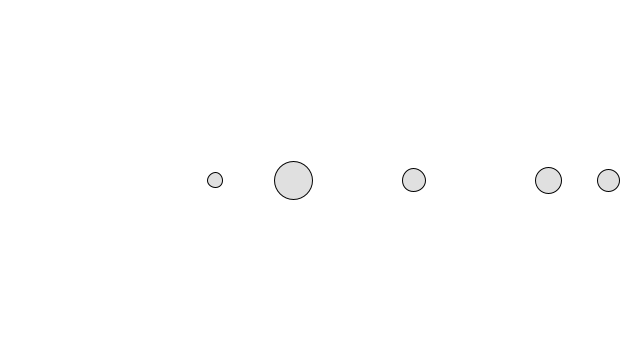
Frame 1 (no input)
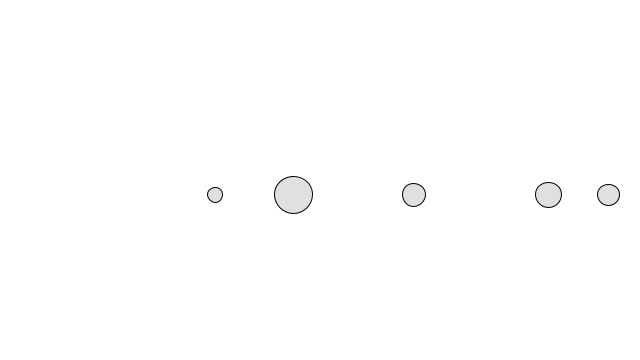
Frame 60 (the mouse pressed at the canvas centre just before this capture)
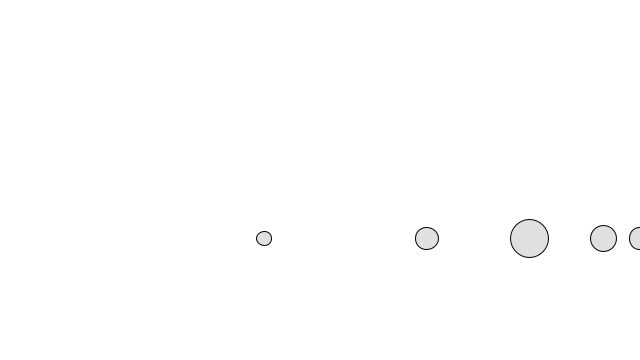
Frame 120 (the mouse held since frame 60 and released just before this capture)

The Processing sketch that drew these frames (run headless with seeded random() and noise(); from frame 60 on, the mouse is pressed at the canvas centre):

// Processing sketch: build
// ── build.pde
class Mover {

  PVector location;
  PVector velocity;
  PVector acceleration;
  float mass;

  Mover() {
    location = new PVector(random(width), height/2);
    velocity = new PVector(0, 0);
    acceleration = new PVector(0, 0);
    mass = random(0.5, 3);
  }

  void update() {
    velocity.add(acceleration);
    location.add(velocity);
    // Reset acceleration
    acceleration.mult(0);
  }

  void applyForce(PVector force) {
    // New vector
    PVector f = PVector.div(force, mass);
    acceleration.add(f);
  }

  void display() {
    stroke(0);
    fill(175, 100);
    ellipse(location.x, location.y, mass*20, mass*20);
  }

  void checkEdges() {
    if (location.x > width) {
      location.x = width;
      velocity.x *= -1;
    } else if (location.x < 0) {
      location.x = 0;
      velocity.x *= -1;
    }
    if (location.y > height) {
      location.y = height;
      velocity.y *= -1;
    }
  }

}


// Declare the Mover object
Mover[] movers;

void setup() {
  size(640, 360);
  movers = new Mover[5];

  for(int i = 0; i < movers.length; i++) {
    movers[i] = new Mover();
  }

}

void draw() {

  background(255);

  for (Mover m : movers) {

    PVector gravity = new PVector(0, 0.3);
    gravity.mult(m.mass);
    m.applyForce(gravity);

    if (mousePressed) {
      PVector wind = new PVector(0.5, 0);
      m.applyForce(wind);
    }

    if(keyPressed) {
      PVector friction = new PVector(-0.01, -0.03);
      m.applyForce(friction);
    }

  m.update();
  m.checkEdges();
  m.display();
  }
}
